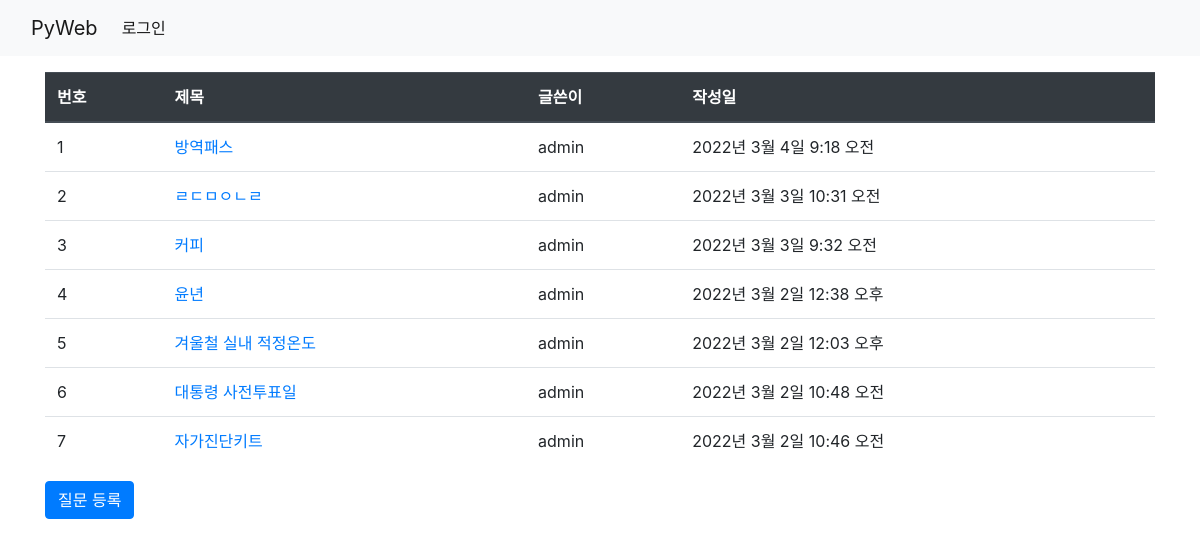
Before: / with the older database file.
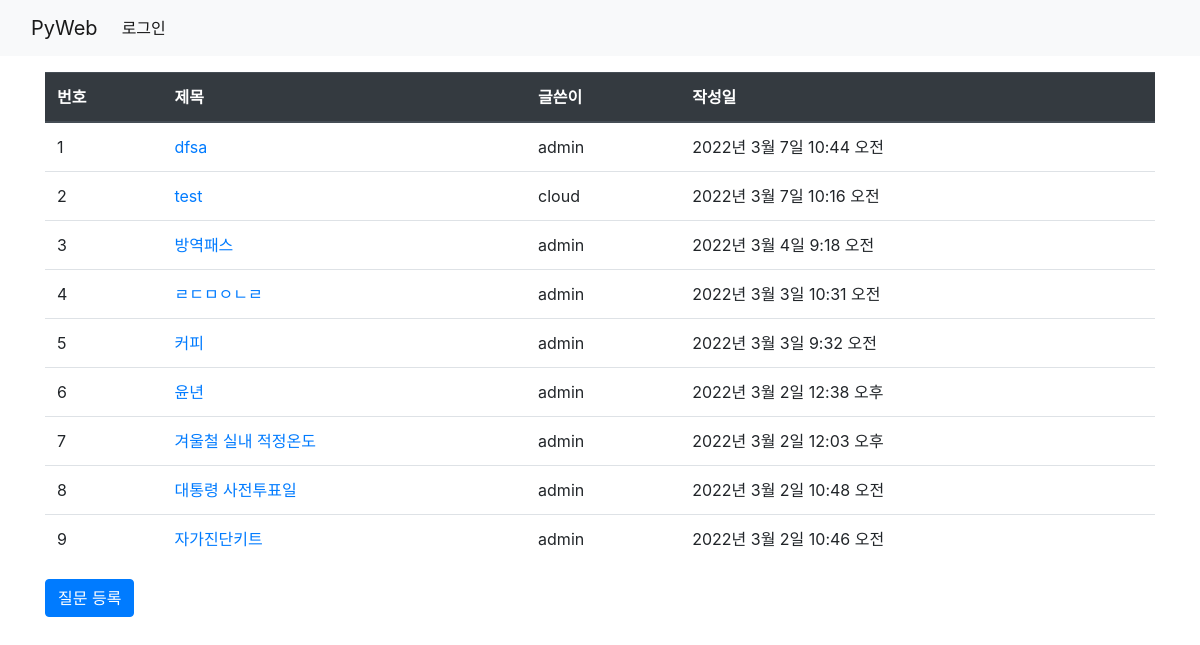
After: the same page with the newer database file.
### board/models.py (models this page shows, shortened)
class Question(models.Model):
    subject = models.CharField(max_length=200)
    content = models.TextField()
    create_date = models.DateTimeField()
    author = models.ForeignKey(User, on_delete=models.CASCADE)      # user의 username과 외래키 설정

### board/views.py (the view)
# urls.py: path('', views.index, name='index'),                        # 127.0.0.1:8000/board/
def index(request):
    question_list = Question.objects.order_by('-create_date')   # 내림차순(-) / -pk도 가능
    return render(request, 'board/question_list.html', {'question_list':question_list})

### templates/board/question_list.html (shortened to what this page needs)
{% extends 'base.html' %}
{% block content %}
    <div class="container my-3">
        <table class="table">
            <thead class="thead-dark">
                <tr>
                    <th>번호</th><th>제목</th><th>글쓴이</th><th>작성일</th>
                </tr>
            </thead>
            <tbody>
                {% if question_list %}
                    {% for question in question_list %}
                <tr>
                    <td>{{ forloop.counter }}</td>
                    <td>
                        <a href="{% url 'board:detail' question.id %}">{{ question.subject }}</a>
                    </td>
                    <td>
                        {{ question.author }}
                    </td>
                    <td>
                        {{ question.create_date }}
                    </td>
                </tr>
                    {% endfor %}
                {% else %}
                <p>질문이 없습니다.</p>
                {% endif %}
            </tbody>
        </table>
        <a href="{% url 'board:question_create' %}" class="btn btn-primary">질문 등록</a>
    </div>
{% endblock %}

### templates/base.html (shortened to what this page needs)
<!DOCTYPE html>
{% load static %}
<html lang="ko">
<head>
    <link rel="stylesheet" href="{% static 'board/css/bootstrap.css' %}">
</head>
<body>
    {% include 'navbar.html' %}
    {% block content %}{% endblock %}
</body>
</html>

### templates/navbar.html (shortened to what this page needs)
<nav class="navbar navbar-expand-lg navbar-light bg-light">
    <div class="container-fluid">
        <a class="navbar-brand" href="{% url 'board:index' %}">PyWeb</a>
        <div class="collapse navbar-collapse" id="navbarSupportedContent">
            <ul class="navbar-nav me-auto mb-2 mb-lg-0">
                <li class="nav-item">
                    {% if user.is_authenticated %}
                    <a class="nav-link active" aria-current="page" href="{% url 'common:logout' %}">({{ user.username }}님)로그아웃</a>
                    {% else %}
                    <a class="nav-link active" aria-current="page" href="{% url 'common:login' %}">로그인</a>
                    {% endif %}
                </li>
            </ul>
        </div>
    </div>
</nav>

Changed rows visible on the page:
added Question: subject "dfsa", author "admin", create_date "2022년 3월 7일 10:44 오전"
added Question: subject "test", author "cloud", create_date "2022년 3월 7일 10:16 오전"
